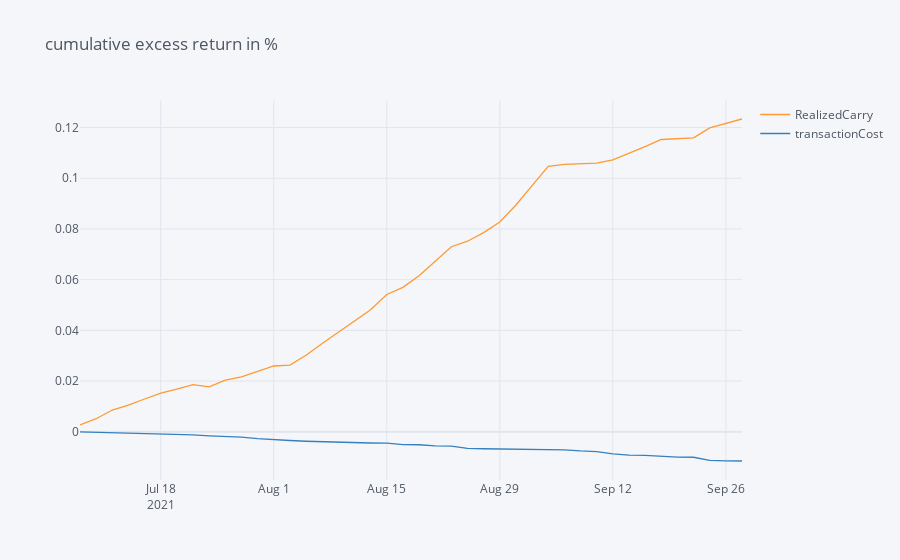

Notebook source saved alongside this figure:
### Markdown cell above
## one run summary

### Code cell
total=df[(df['signal_horizon']==timedelta(days=5))
         &(df['holding_period']==timedelta(days=2))
         &(df['name']=='total')]
total.loc[total.index.min(),'transactionCost']=0 # no intital tx cost..
(total[['RealizedCarry','transactionCost']].cumsum()*2/365.25/1e5).iplot(title='cumulative excess return in %')

### Figure 1 — Plotly figure (JSON) as saved in the notebook; plotly's stock layout.template omitted (floating-point values rounded to 4 significant figures)
{"data": [{"line": {"color": "rgba(255, 153, 51, 1.0)", "dash": "solid", "shape": "linear", "width": 1.3}, "mode": "lines", "name": "RealizedCarry", "text": "", "type": "scatter", "x": ["2021-07-08", "2021-07-10", "2021-07-12", "2021-07-14", "2021-07-16", "2021-07-18", "2021-07-20", "2021-07-22", "2021-07-24", "2021-07-26", "2021-07-28", "2021-07-30", "2021-08-01", "2021-08-03", "2021-08-05", "2021-08-07", "2021-08-09", "2021-08-11", "2021-08-13", "2021-08-15", "2021-08-17", "2021-08-19", "2021-08-21", "2021-08-23", "2021-08-25", "2021-08-27", "2021-08-29", "2021-08-31", "2021-09-02", "2021-09-04", "2021-09-06", "2021-09-08", "2021-09-10", "2021-09-12", "2021-09-14", "2021-09-16", "2021-09-18", "2021-09-20", "2021-09-22", "2021-09-24", "2021-09-26", "2021-09-28"], "y": [0.002751, 0.005168, 0.008593, 0.01049, 0.01294, 0.0153, 0.01685, 0.01862, 0.01776, 0.02037, 0.0217, 0.02396, 0.02596, 0.0263, 0.03018, 0.03483, 0.03928, 0.04351, 0.04813, 0.05413, 0.05697, 0.0615, 0.06743, 0.07298, 0.07517, 0.07854, 0.08275, 0.08944, 0.09709, 0.1047, 0.1055, 0.1057, 0.1059, 0.1072, 0.1098, 0.1125, 0.1153, 0.1157, 0.1159, 0.1198, 0.1217, 0.1234]}, {"line": {"color": "rgba(55, 128, 191, 1.0)", "dash": "solid", "shape": "linear", "width": 1.3}, "mode": "lines", "name": "transactionCost", "text": "", "type": "scatter", "x": ["2021-07-08", "2021-07-10", "2021-07-12", "2021-07-14", "2021-07-16", "2021-07-18", "2021-07-20", "2021-07-22", "2021-07-24", "2021-07-26", "2021-07-28", "2021-07-30", "2021-08-01", "2021-08-03", "2021-08-05", "2021-08-07", "2021-08-09", "2021-08-11", "2021-08-13", "2021-08-15", "2021-08-17", "2021-08-19", "2021-08-21", "2021-08-23", "2021-08-25", "2021-08-27", "2021-08-29", "2021-08-31", "2021-09-02", "2021-09-04", "2021-09-06", "2021-09-08", "2021-09-10", "2021-09-12", "2021-09-14", "2021-09-16", "2021-09-18", "2021-09-20", "2021-09-22", "2021-09-24", "2021-09-26", "2021-09-28"], "y": [0, -0.0001582, -0.0004374, -0.0005604, -0.0008799, -0.0008976, -0.0009032, -0.001198, -0.001574, -0.001845, -0.002063, -0.002696, -0.002917, -0.003425, -0.00373, -0.003955, -0.004122, -0.004341, -0.00441, -0.004469, -0.005069, -0.005101, -0.005526, -0.005621, -0.006526, -0.006675, -0.006725, -0.006849, -0.006865, -0.007049, -0.007094, -0.007534, -0.007822, -0.008692, -0.009194, -0.009317, -0.009743, -0.009999, -0.01004, -0.0113, -0.01144, -0.01151]}], "layout": {"legend": {"bgcolor": "#F5F6F9", "font": {"color": "#4D5663"}}, "paper_bgcolor": "#F5F6F9", "plot_bgcolor": "#F5F6F9", "title": {"font": {"color": "#4D5663"}, "text": "cumulative excess return in %"}, "xaxis": {"gridcolor": "#E1E5ED", "showgrid": true, "tickfont": {"color": "#4D5663"}, "title": {"font": {"color": "#4D5663"}, "text": ""}, "zerolinecolor": "#E1E5ED"}, "yaxis": {"gridcolor": "#E1E5ED", "showgrid": true, "tickfont": {"color": "#4D5663"}, "title": {"font": {"color": "#4D5663"}, "text": ""}, "zerolinecolor": "#E1E5ED"}}}
